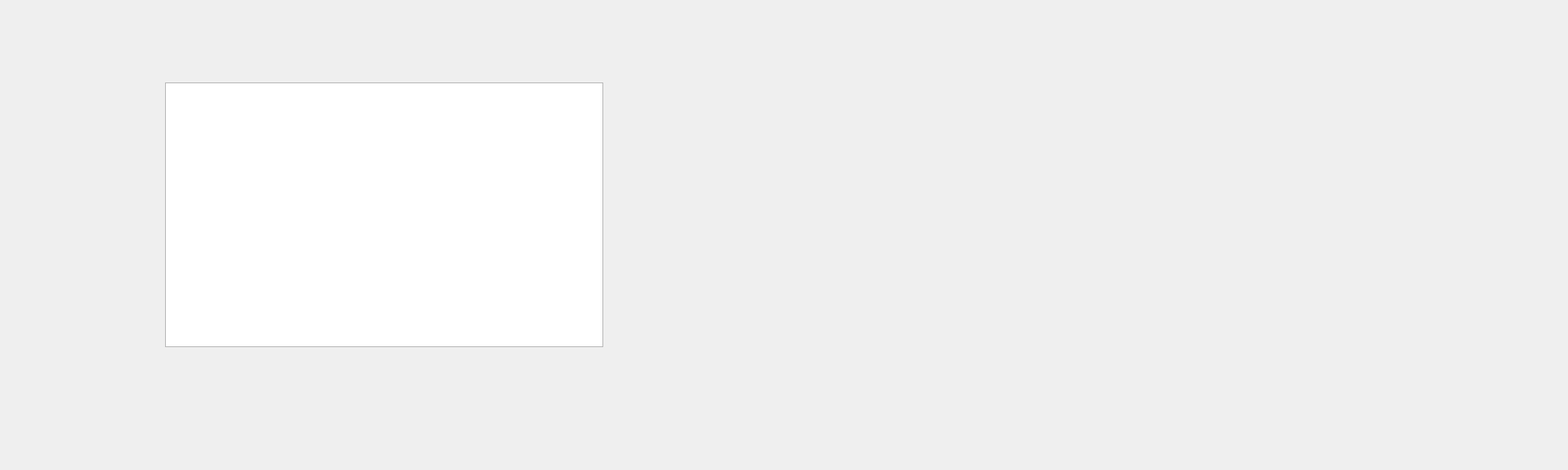
<?xml version="1.0" encoding="UTF-8"?>
<ui version="4.0">
 <class>Form</class>
 <widget class="QWidget" name="Form">
  <property name="geometry">
   <rect>
    <x>0</x>
    <y>0</y>
    <width>1900</width>
    <height>570</height>
   </rect>
  </property>
  <property name="windowTitle">
   <string>Form</string>
  </property>
  <widget class="QTableView" name="tableView">
   <property name="geometry">
    <rect>
     <x>200</x>
     <y>100</y>
     <width>531</width>
     <height>321</height>
    </rect>
   </property>
  </widget>
 </widget>
 <resources/>
 <connections/>
</ui>
